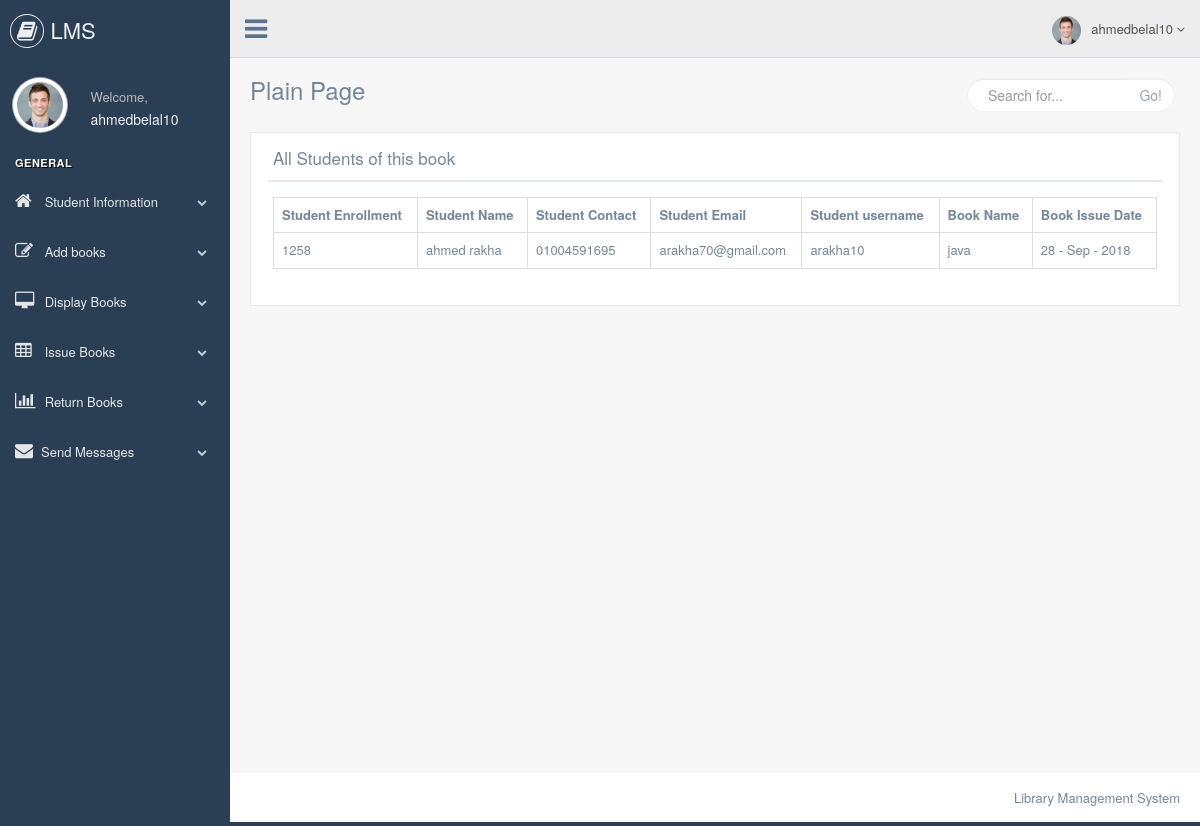
The page /librarian/all_students_of_this_book.php?book_name=java (signed in) on the database its author committed.
### tables this page shows
CREATE TABLE `issue_books` (
  `id` int(5) NOT NULL,
  `student_enrollment` varchar(50) NOT NULL,
  `student_name` varchar(50) NOT NULL,
  `student_sem` varchar(50) NOT NULL,
  `student-contact` varchar(50) NOT NULL,
  `student_email` varchar(50) NOT NULL,
  `book_name` varchar(50) NOT NULL,
  `book_issue_date` varchar(50) NOT NULL,
  `book_return_date` varchar(50) NOT NULL,
  `student_username` varchar(50) NOT NULL
);

### librarian/all_students_of_this_book.php (the view, shortened to what this page needs)
<?php
include 'header.php';
?>
        <div class="right_col" role="main">
            <div class="">
                <div class="page-title">
                    <div class="title_left">
                        <h3>Plain Page</h3>
                    </div>
                    <div class="title_right">
                        <div class="col-md-5 col-sm-5 col-xs-12 form-group pull-right top_search">
                            <div class="input-group">
                                <input type="text" class="form-control" placeholder="Search for...">
                    <span class="input-group-btn">
                      <button class="btn btn-default" type="button">Go!</button>
                    </span>
                            </div>
                        </div>
                    </div>
                </div>
                <div class="clearfix"></div>
                <div class="row" style="min-height:500px">
                    <div class="col-md-12 col-sm-12 col-xs-12">
                        <div class="x_panel">
                            <div class="x_title">
                                <h2>All Students of this book</h2>
                                <div class="clearfix"></div>
                            </div>
                            <div class="x_content">
                              <?php
                                $res =mysqli_query($con,"SELECT * FROM issue_books where
                                book_name='$_GET[book_name]'");
                                echo "<table class='table table-bordered'>";
                                echo "<tr>";
                                echo "<th>"; echo "Student Enrollment";echo "</th>";
                                echo "<th>"; echo "Student Name";echo "</th>";
                                echo "<th>"; echo "Student Contact";echo "</th>";
                                echo "<th>"; echo "Student Email";echo "</th>";
                                echo "<th>"; echo "Student username";echo "</th>";
                                echo "<th>"; echo "Book Name";echo "</th>";
                                echo "<th>"; echo "Book Issue Date";echo "</th>";
                                echo "</tr>";
                                while($row=mysqli_fetch_array($res))
                                {
                                echo "<tr>";
                                echo "<td>"; echo $row['student_enrollment'];echo "</td>";
                                echo "<td>"; echo $row['student_name'];echo "</td>";
                                echo "<td>"; echo $row['student-contact'];echo "</td>";
                                echo "<td>"; echo $row['student_email'];echo "</td>";
                                echo "<td>"; echo $row['student_username'];echo "</td>";
                                echo "<td>"; echo $row['book_name'];echo "</td>";
                                echo "<td>"; echo $row['book_issue_date'];echo "</td>";
                                echo "</tr>";
                                }
                                echo "</table>";
                              ?>
                            </div>
                        </div>
                    </div>
                </div>
            </div>
        </div>
<?php
        include 'footer.php';
        ?>

### rows shown on the page
issue_books: student_enrollment "1258", student_name "ahmed rakha", value "01004591695", student_email "arakha70@gmail.com", student_username "arakha10", book_name "java", book_issue_date "28 - Sep - 2018"

### other values the page prints
$_SESSION['librarian'] "ahmedbelal10"
